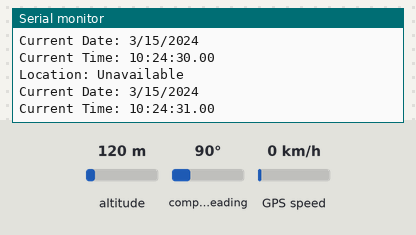
Simulated run of this sketch. Board: Arduino Uno, built with avr-gcc and run on an emulated ATmega328P. Parts: the last lines printed to the serial monitor. The inputs (shaded band) are chosen by the test bench; at power-on: altitude 120 m, compass heading 90°, GPS speed 0 km/h. The GPS gets a fix after 3 s at 37.7749, -122.4194 with 8 satellites.

Above: at 1.8 s.
1.9 s: altitude set to 20 m
At 2.9 s:
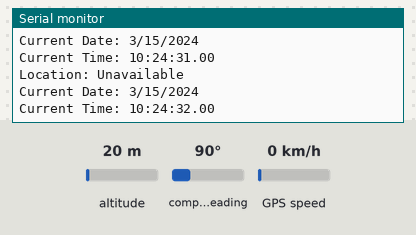
4.6 s: altitude set to 250 m
At 5.7 s:
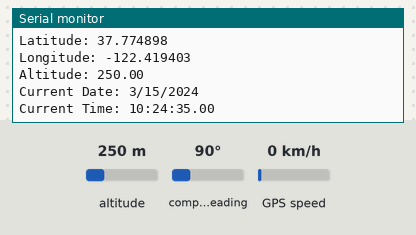
Timing chart, 0 to 7.6 s (numbered marks = the images above; inputs shaded):
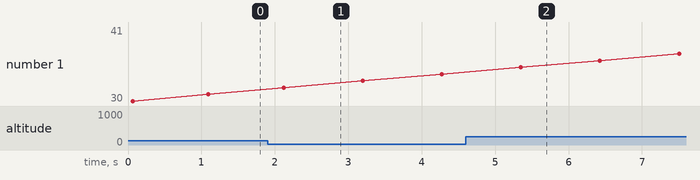

The sketch:

GPS_module.ino
```cpp
#include <TinyGPS++.h>
#include <SoftwareSerial.h>

// Define pins for SoftwareSerial
const int RX_Pin = 5;
const int TX_Pin = 4;

const int GPS_Baud_Rate = 9600;

// Instantiate TinyGPS++ object
TinyGPSPlus gpsModule;

// Create software serial port named "gpsSerialPort"
SoftwareSerial gpsSerialPort(RX_Pin, TX_Pin);

void setup()
{
  // Initialize the hardware serial communication at 9600 baud
  Serial.begin(9600);

  // Initialize the software serial port at the GPS module's default baud rate
  gpsSerialPort.begin(GPS_Baud_Rate);
}

void loop()
{
  // Process incoming GPS data
  while (gpsSerialPort.available() > 0)
    if (gpsModule.encode(gpsSerialPort.read()))
      displayGPSData();

  // Check if no GPS data has been received for 5 seconds
  if (millis() > 5000 && gpsModule.charsProcessed() < 10)
  {
    Serial.println("Error: GPS module not detected");
    while (true);
  }
}

void displayGPSData()
{
  if (gpsModule.location.isValid())
  {
    Serial.print("Latitude: ");
    Serial.println(gpsModule.location.lat(), 6); //print latitude
    Serial.print("Longitude: ");
    Serial.println(gpsModule.location.lng(), 6); //print longitude
    Serial.print("Altitude: ");
    Serial.println(gpsModule.altitude.meters()); //print altitude
  }
  else
  {
    Serial.println("Location: Unavailable");
  }

  Serial.print("Current Date: ");
  if (gpsModule.date.isValid())
  {
    Serial.print(gpsModule.date.month());
    Serial.print("/");
    Serial.print(gpsModule.date.day());
    Serial.print("/");
    Serial.println(gpsModule.date.year());
  }
  else
  {
    Serial.println("Date Unavailable");
  }

  Serial.print("Current Time: ");
  if (gpsModule.time.isValid())
  {
    if (gpsModule.time.hour() < 10) Serial.print("0");
    Serial.print(gpsModule.time.hour());
    Serial.print(":");
    if (gpsModule.time.minute() < 10) Serial.print("0");
    Serial.print(gpsModule.time.minute());
    Serial.print(":");
    if (gpsModule.time.second() < 10) Serial.print("0");
    Serial.print(gpsModule.time.second());
    Serial.print(".");
    if (gpsModule.time.centisecond() < 10) Serial.print("0");
    Serial.println(gpsModule.time.centisecond());
  }
  else
  {
    Serial.println("Unavailable");
  }

  Serial.println();
  delay(1000);  // Delay before the next data display
}
```

Measured:
- after the input at 4.6 s, the serial monitor: prints a new line after 0.71 s (image 2)
